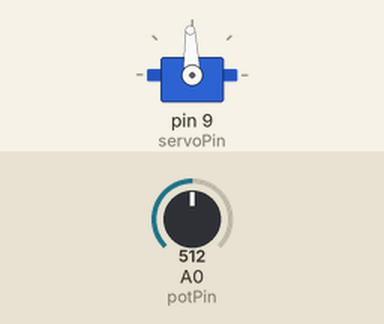
Recording of a sketch running on a simulated Arduino Uno, built with avr-gcc and run on an emulated ATmega328P. On the bench: servo. The test bench sets the inputs (shaded band); at power-on: A0 (potPin) = 512. What the sketch prints to the serial monitor is not drawn.

Above: at 1.2 s.
1.3 s: A0 (potPin) set to 716
At 1.6 s:
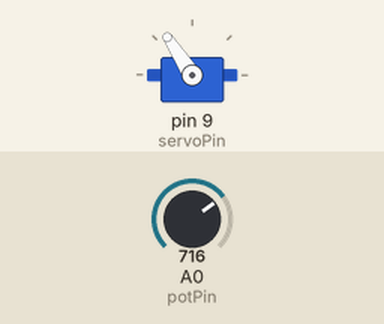
2.8 s: A0 (potPin) set to 900
At 4.0 s:
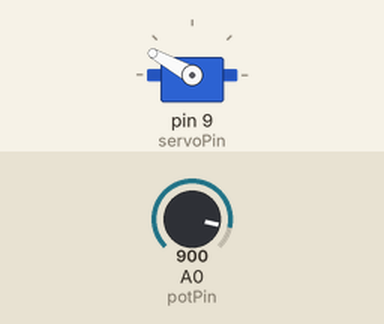
4.3 s: A0 (potPin) set to 1023
At 5.1 s:
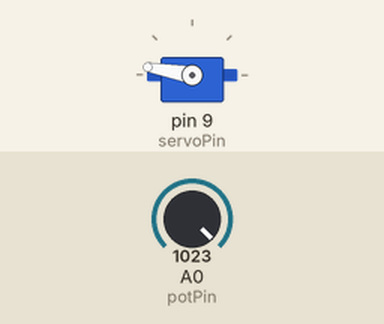
5.8 s: A0 (potPin) set to 306
At 6.3 s:
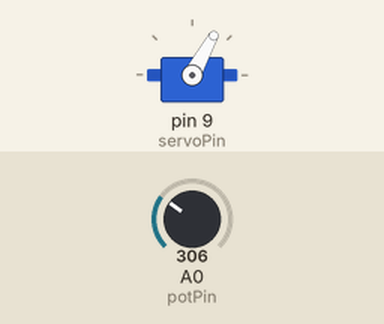
7.3 s: A0 (potPin) set to 122
At 8.5 s:
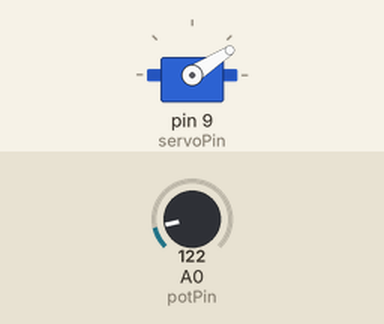
8.8 s: A0 (potPin) set to 511
At 9.6 s:
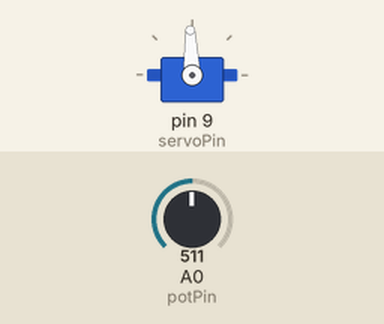
Timing chart, 0 to 11.3 s (numbered marks = the images above; inputs shaded):
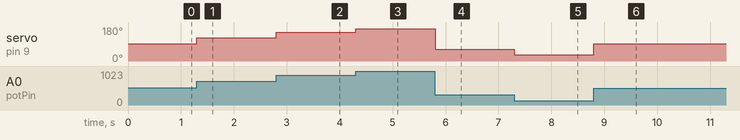

Measured:
- after the input at 1.3 s, servo on pin 9 (servoPin): 92° → 123° at once
- after the input at 2.8 s, servo on pin 9 (servoPin): 123° → 151° at once
- after the input at 4.3 s, servo on pin 9 (servoPin): 151° → 170° at once
- after the input at 5.8 s, servo on pin 9 (servoPin): 170° → 61° at once
- after the input at 7.3 s, servo on pin 9 (servoPin): 61° → 33° at once
- after the input at 8.8 s, servo on pin 9 (servoPin): 33° → 92° at once

The sketch:

servoPOT.ino
```cpp
#include <Servo.h>   //load servo library
int pos=0;   //declare and initialize the pos variable
int potPin=A0;  // connect potentiometer to pin A0
int servoPin=9;  //tell arduino the server is hooked to pin 9
int servoDelay=25;
int potReading; // declare variable for potentiometer reading

Servo directional; //create a servo object called directional

void setup() {
  // put your setup code here, to run once:
 Serial.begin(9600);
 directional.attach(servoPin);
}


void loop() {
  // put your main code here, to run repeatedly:
  potReading = analogRead(potPin);  //read potentiometer
  pos = (155./1023.)*potReading + 15;  //calcualte pos
  directional.write(pos);  //write pos to servo
  Serial.println(pos);
}
```
